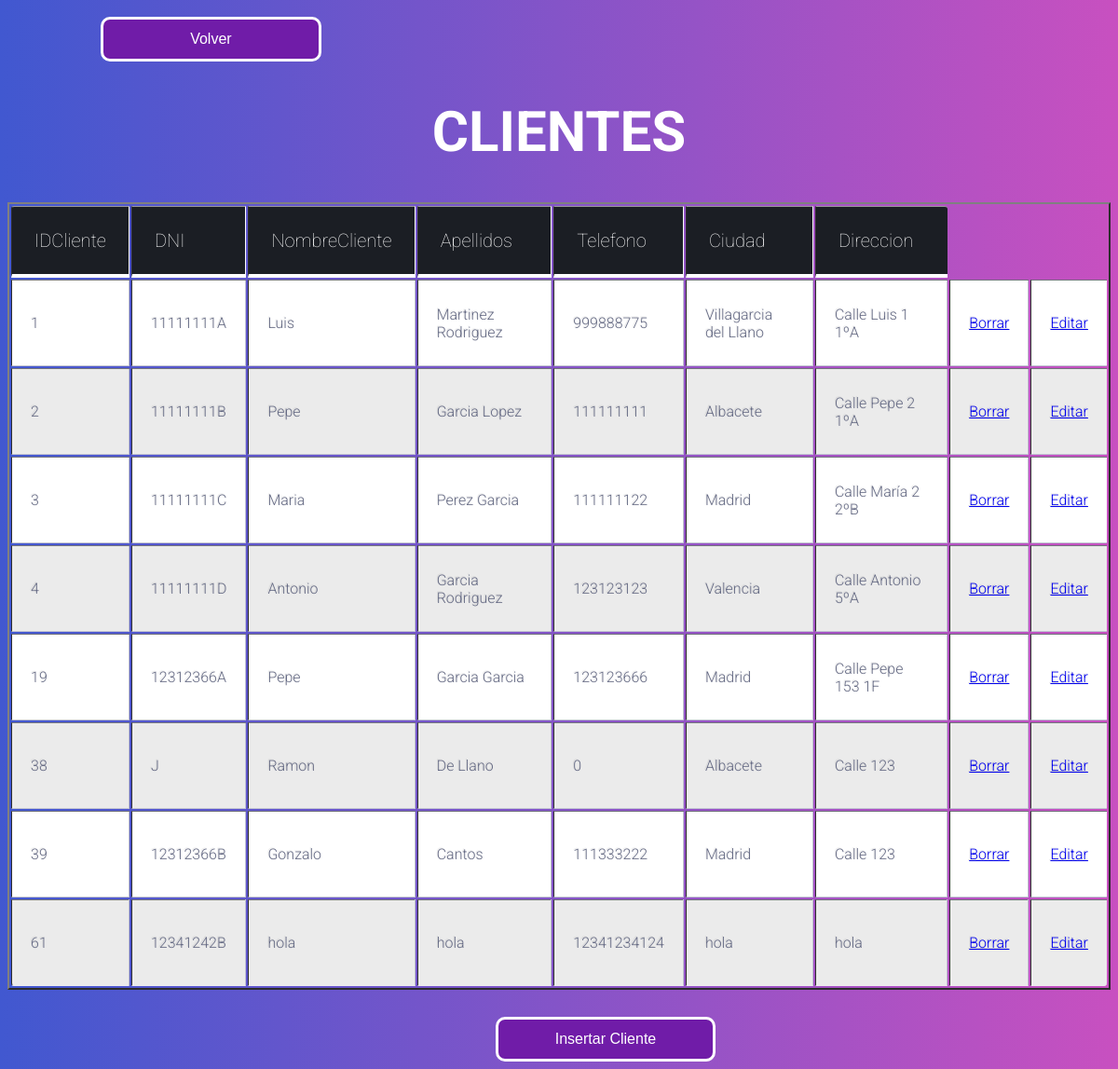
/gestor/clientes/gestionarclientes.php, run on the app's committed database.
### tables this page shows
CREATE TABLE `cliente` (
  `IDCliente` int(10) NOT NULL,
  `DNI` varchar(9) NOT NULL,
  `Email` varchar(30) NOT NULL,
  `Contraseña` varchar(30) NOT NULL,
  `NombreCliente` varchar(50) NOT NULL,
  `Apellidos` varchar(100) NOT NULL,
  `Telefono` varchar(12) NOT NULL,
  `Ciudad` varchar(30) NOT NULL,
  `Direccion` varchar(100) NOT NULL
);

### gestor/clientes/gestionarclientes.php (the view, shortened to what this page needs)
<!DOCTYPE html>
<html>
<head>
</head>
<body>
    <?php
    require '../../servicios/_conexion.php';
    $sql = "SELECT * FROM cliente";
    $resultado = $conexion->query($sql);
    echo '  <link rel="stylesheet" type="text/css" href="../../css/gestoradmin.css">';
    echo "<a href='../index.php'><button class='aaaaboton'>Volver</button></a>";
    echo "<div>";
    echo "<center><h1>CLIENTES</h1>";
    echo "<center><table border=2><tr><th>IDCliente</th> <th>DNI</th><th>NombreCliente</th><th>Apellidos</th><th>Telefono</th><th>Ciudad</th><th>Direccion</th></tr>";
    while ($registro = $resultado->fetch_assoc()) {
        echo "<tr>";
        echo "<td>" . $registro['IDCliente'] . "</td>";
        echo "<td>" . $registro['DNI'] . "</td>";
        echo "<td>" . $registro['NombreCliente'] . "</td>";
        echo "<td>" . $registro['Apellidos'] . "</td>";
        echo "<td>" . $registro['Telefono'] . "</td>";
        echo "<td>" . $registro['Ciudad'] . "</td>";
        echo "<td>" . $registro['Direccion'] . "</td>";
        echo '<td> <a href="borrarcliente.php?p=' . $registro['IDCliente'] . '"><p>Borrar</a></td>';
        echo '<td> <a href="editarcliente.php?p=' . $registro['IDCliente'] . '"><p>Editar</a></td>';
        echo "</tr>";
    };
    echo "</table>";
    echo "</div>";
    echo "<br>";
    echo "<center><a href='insertarcliente.php'><button class='aaaaboton'>Insertar Cliente</button></a></center>";
    ?>
</body>
</html>

### css/gestoradmin.css (style rules this page uses)
body { background: linear-gradient(-90deg, #c850c0, #4158d0); font-family: "Roboto", helvetica, arial, sans-serif; font-size: 16px; font-weight: 400; text-rendering: optimizeLegibility; }
.aaaaboton { width: 20%; background: #701ca8; border: solid; padding: 12px; color: white; border-radius: 10px; border-color: white; font-family: Poppins-Regular, sans-serif; margin-top: 10px; margin-left: 100px; font-size: 16px; }
h1 { color: #ffffff; font-family: "Roboto", helvetica, arial, sans-serif; font-size: 60px; }
th { color: #ffffff; ; background: #1b1e24; border-bottom: 4px solid #ffffff; border-right: 1px solid #ffffff; font-size: 20px; font-weight: 100; padding: 24px; text-align: left; text-shadow: 0 1px 1px rgba(0, 0, 0, 0.1); vertical-align: middle; }
th:first-child { border-top-left-radius: 3px; }
th:last-child { border-top-right-radius: 3px; border-right: none; }
table { width: auto; height: auto; }
tr { border-top: 1px solid #C1C3D1; border-bottom: 1px solid #C1C3D1; color: #666B85; font-size: 16px; font-weight: normal; text-shadow: 0 1px 1px rgba(256, 256, 256, 0.1); }
tr:first-child { border-top: none; }
tr:last-child { border-bottom: none; }
tr:nth-child(odd) td { background: #EBEBEB; }
tr:last-child td:first-child { border-bottom-left-radius: 3px; }
tr:last-child td:last-child { border-bottom-right-radius: 3px; }
td { font-weight: 300px; background: #FFFFFF; padding: 20px; text-align: left; vertical-align: middle; font-weight: 300; font-size: 16px; text-shadow: -1px -1px 1px rgba(0, 0, 0, 0.1); border-right: 1px solid #C1C3D1; }
td:last-child { border-right: 0px; }

### data on the page
cliente: IDCliente "1", DNI "11111111A", NombreCliente "Luis", Apellidos "Martinez Rodriguez", Telefono "999888775", Ciudad "Villagarcia del Llano", Direccion "Calle Luis 1 1ºA"
cliente: IDCliente "2", DNI "11111111B", NombreCliente "Pepe", Apellidos "Garcia Lopez", Telefono "111111111", Ciudad "Albacete", Direccion "Calle Pepe 2 1ºA"
cliente: IDCliente "3", DNI "11111111C", NombreCliente "Maria", Apellidos "Perez Garcia", Telefono "111111122", Ciudad "Madrid", Direccion "Calle María 2 2ºB"
cliente: IDCliente "4", DNI "11111111D", NombreCliente "Antonio", Apellidos "Garcia Rodriguez", Telefono "123123123", Ciudad "Valencia", Direccion "Calle Antonio 5ºA"
cliente: IDCliente "19", DNI "12312366A", NombreCliente "Pepe", Apellidos "Garcia Garcia", Telefono "123123666", Ciudad "Madrid", Direccion "Calle Pepe 153 1F"
cliente: IDCliente "38", DNI "J", NombreCliente "Ramon", Apellidos "De Llano", Telefono "0", Ciudad "Albacete", Direccion "Calle 123"
cliente: IDCliente "39", DNI "12312366B", NombreCliente "Gonzalo", Apellidos "Cantos", Telefono "111333222", Ciudad "Madrid", Direccion "Calle 123"
cliente: IDCliente "61", DNI "12341242B", NombreCliente "hola", Apellidos "hola", Telefono "12341234124", Ciudad "hola", Direccion "hola"
